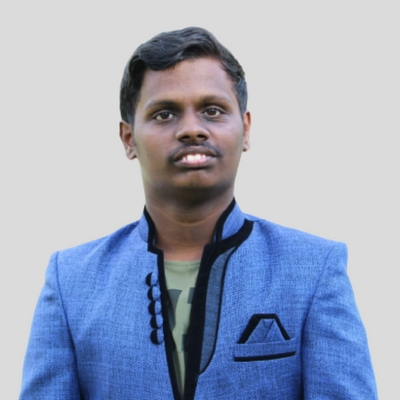
#> input picture methilesh.jpg, 400 x 400 px, found by its file name
$ jupyter execute 'face and eye detection.ipynb'
#> lines starting #> are read from the running program, lines starting #| are printed output that depends on the picture; after the words box and inside, x2 and y2 are one past the last pixel; in counts of white or black regions, pixels touching at a corner belong together
[cell 1]
import numpy as np
import cv2

face_classifier = cv2.CascadeClassifier('C:\\Users\\Methilesh K\Downloads\\open cv project\\Haarcascades\\haarcascade_frontalface_default.xml')
eye_classifier = cv2.CascadeClassifier('C:\\Users\\Methilesh K\\Downloads\\open cv project\\Haarcascades\haarcascade_eye.xml')

img = cv2.imread(r'C:\Users\Methilesh K\Downloads\methilesh.jpg')
#> img is the input picture: shape (400, 400, 3); mean B, G, R 188.4, 166.3, 156.4
gray = cv2.cvtColor(img, cv2.COLOR_BGR2GRAY)
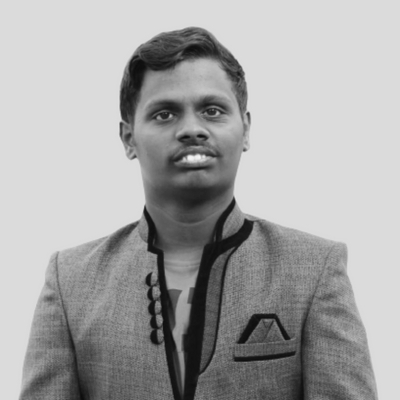
#> gray: shape (400, 400); min 12, max 243, mean 165.9

faces = face_classifier.detectMultiScale(gray, 1.3, 5)
#> faces = [[122, 57, 136, 136]]

# When no faces detected, face_classifier returns and empty tuple
if faces is ():
    print("No Face Found")

for (x,y,w,h) in faces:
    cv2.rectangle(img,(x,y),(x+w,y+h),(127,0,255),2)
    cv2.imshow('img',img)
    cv2.waitKey(0)
    roi_gray = gray[y:y+h, x:x+w]
    roi_color = img[y:y+h, x:x+w]
    eyes = eye_classifier.detectMultiScale(roi_gray)
    for (ex,ey,ew,eh) in eyes:
        cv2.rectangle(roi_color,(ex,ey),(ex+ew,ey+eh),(255,255,0),2)
        cv2.imshow('img',img)
        cv2.waitKey(0)
#> this loop made 1 pass
#> (x, y, w, h, eyes) on pass 1: (122, 57, 136, 136, [[72, 37, 33, 33], [25, 41, 32, 32]])
#> pass 1, `cv2.imshow('img',img)`:
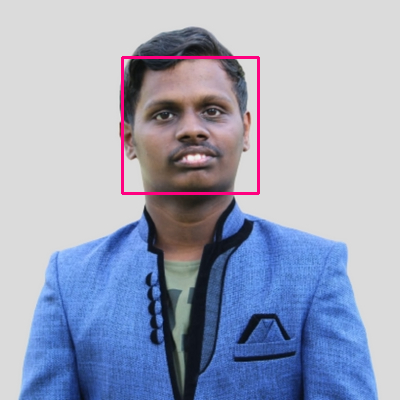
#> window 'img': shape (400, 400, 3); mean B, G, R 188.2, 164.8, 157.5
#> pass 1, `roi_gray = gray[y:y+h, x:x+w]`:
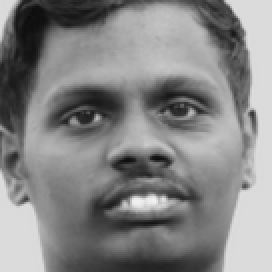
#> roi_gray: shape (136, 136) (shown 2 times larger); min 12, max 243, mean 132.7
#> pass 1, `roi_color = img[y:y+h, x:x+w]`:
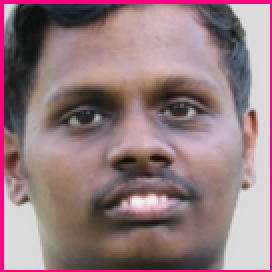
#> roi_color: shape (136, 136, 3) (shown 2 times larger); mean B, G, R 126.3, 122.1, 148.8
#> pass 1, `cv2.imshow('img',img)`:
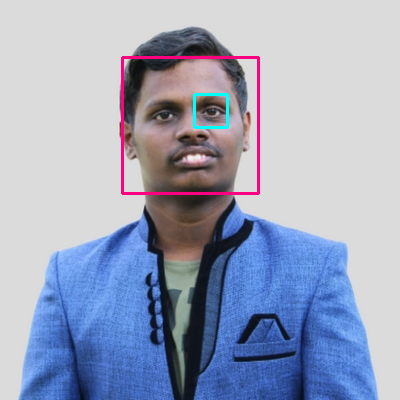
#> window 'img': shape (400, 400, 3); mean B, G, R 188.5, 165.1, 157.1
#> after the loop:
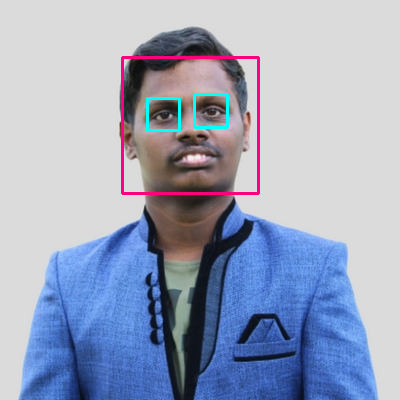
#> img: shape (400, 400, 3); 1.5% of pixels changed, all inside (x1, y1, x2, y2) = (121, 56, 260, 195)
#> after the loop:
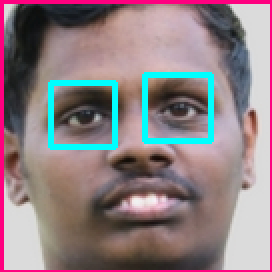
#> roi_color: shape (136, 136, 3) (shown 2 times larger); 4.17% of pixels changed, all inside (x1, y1, x2, y2) = (24, 36, 107, 75)

cv2.destroyAllWindows()
